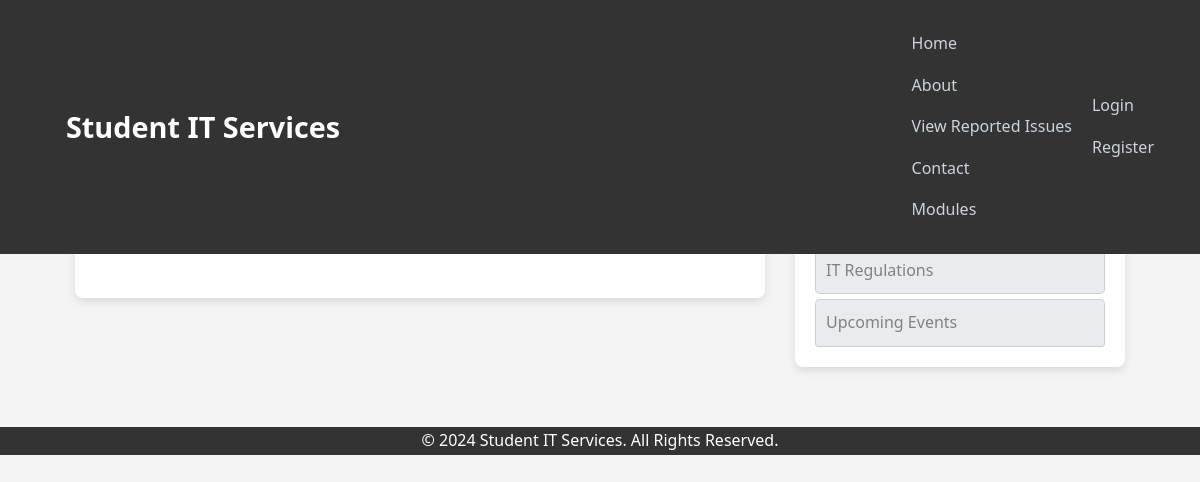
The page /issues/admin/ on the database as committed earlier.
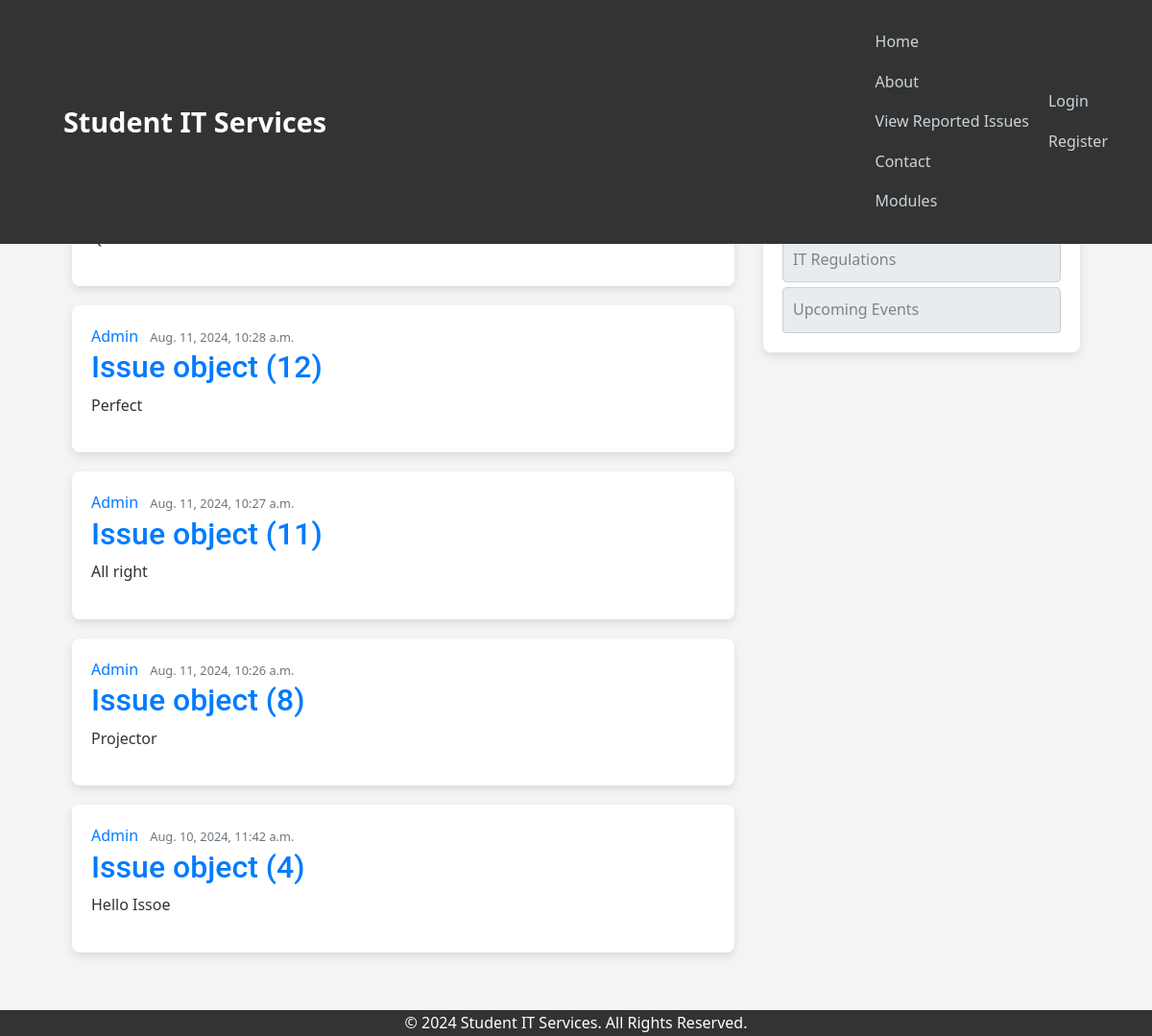
The same page on the database as committed later.
### lmsreporting/models.py (models this page shows)
class Issue(models.Model):
    type = models.CharField(max_length=100, choices=[('Hardware', 'Hardware'), ('Software', 'Software')])
    room = models.CharField(max_length=100)
    urgent = models.BooleanField(default=False)
    details = models.TextField()
    date_submitted = models.DateTimeField(default=timezone.now)
    description = models.TextField()
    author = models.ForeignKey(User, related_name='issues', on_delete=models.CASCADE)

### users/models.py (models this page shows)
class Profile(models.Model):
    user = models.OneToOneField(User, on_delete=models.CASCADE)
    image = models.ImageField(default='profile_pics/default.jpeg', upload_to='profile_pics')
    def __str__(self):
        return f'{self.user.first_name} {self.user.last_name}'

### lmsreporting/views.py (the view)
# urls.py: path('issues/<str:username>/', UserPostListView.as_view(), name='user-issues'),
class UserPostListView(ListView):
    model = Issue
    template_name = 'lmsreporting/user_issues.html'
    context_object_name = 'issues'
    paginate_by = 5
    def get_queryset(self):
        user = get_object_or_404(User, username=self.kwargs.get('username'))
        return Issue.objects.filter(author=user).order_by('-date_submitted')

### lmsreporting/templates/lmsreporting/user_issues.html (shortened to what this page needs)
{% extends "lmsreporting/base.html" %}
{% block content %}
    <h1 class="mb-3"> Issues Reported by {{ view.kwargs.username }} {% if is_paginated %} (page {{page_obj.number}} of {{page_obj.paginator.num_pages}}){% endif %}</h1>
    {% for issue in issues %}
        <article class="media content-section">
            <div class="media-body">
                <div class="article-metadata">
                    <a class="mr-2" href="#">{{ issue.author.profile }}</a>
                    <small class="text-muted">{{ issue.date_submitted }}</small>
                </div>
                <h2><a class="article-title" href="{% url 'lmsreporting:issue-detail' issue.id %}">{{ issue }}</a></h2>
                <p class="article-content">{{ issue.details }}</p>
            </div>
        </article>
    {% endfor %}
    {% endblock content %}

Rows that differ between the two databases and show on the page:
added Issue: author.profile "Admin", date_submitted "Aug. 11, 2024, 10:28 a.m.", id "Issue object (12)", details "Perfect"
added Issue: author.profile "Admin", date_submitted "Aug. 11, 2024, 10:27 a.m.", id "Issue object (11)", details "All right"
added Issue: author.profile "Admin", date_submitted "Aug. 11, 2024, 10:26 a.m.", id "Issue object (8)", details "Projector"
now on this page (row unchanged): Issue: author.profile "Admin", date_submitted "Aug. 10, 2024, 11:42 a.m.", id "Issue object (4)", details "Hello Issoe"
